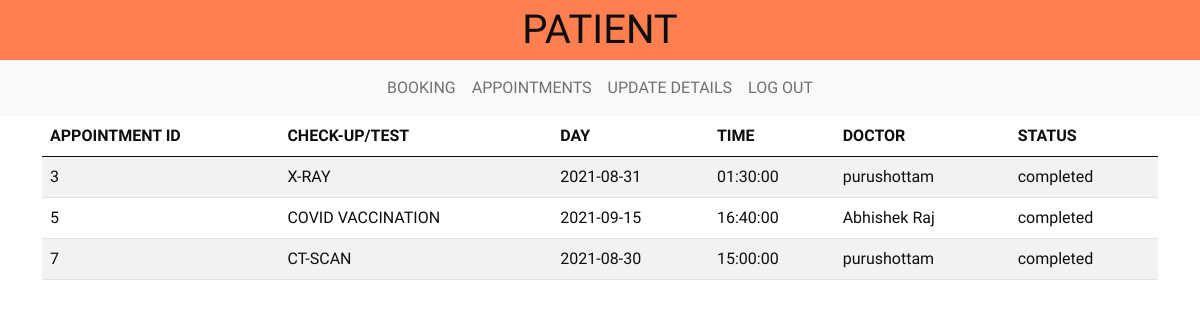
The app's page /DBMS/patientappointment.php (signed in) with its own data.
### tables this page shows
CREATE TABLE `appointment` (
  `sno` int(5) NOT NULL,
  `patient_id` int(5) NOT NULL,
  `date` date NOT NULL,
  `time` time NOT NULL,
  `status` varchar(255) DEFAULT 'pending',
  `test` varchar(255) NOT NULL,
  `doctor_id` int(5) NOT NULL
);

CREATE TABLE `doctor` (
  `doc_id` int(5) NOT NULL,
  `name` varchar(255) NOT NULL,
  `sex` varchar(255) NOT NULL,
  `age` int(5) NOT NULL,
  `mobile` varchar(10) NOT NULL,
  `email` varchar(255) NOT NULL,
  `password` varchar(255) NOT NULL
);

### DBMS/patientappointment.php (the view, shortened to what this page needs)
<!DOCTYPE html>
<html lang="en">
<head>
    <link rel="stylesheet" href="style1.css">
    <link href="https://cdn.jsdelivr.net/npm/bootstrap@5.0.2/dist/css/bootstrap.min.css" rel="stylesheet">
</head>
<body>
    <header>
        <p>
            <span>PATIENT</span>
        </p>
    </header>
    <?php
    include "patientnav.php";
    ?>
      <div class="container">
      <table class="table table-striped">
        <thead>
          <tr>
            <th scope="col">APPOINTMENT ID</th>
            <th scope="col">CHECK-UP/TEST</th>
            <th scope="col">DAY</th>
            <th scope="col">TIME</th>
            <th scope="col">DOCTOR</th>
            <th scope="col">STATUS</th>
          </tr>
        </thead>
        <tbody>
        <?php
            include "connection.php";
            $sql = "select a.sno,a.date,a.time,a.status,a.test,d.name as dname,a.patient_id from appointment a,doctor d where a.doctor_id=d.doc_id";
            $result = mysqli_query($conn, $sql);
            if ($result->num_rows > 0) {
              while($row = $result->fetch_assoc()) {
                if($row["patient_id"]==$_SESSION['id'])
                  echo "<tr><td>" . $row["sno"]. "</td><td>" . $row["test"]. "</td><td>" . $row["date"]. "</td><td>" . $row["time"]. "</td><td>" . $row["dname"]. "</td><td>" . $row["status"]. "</td></tr>";
              }
            } else {
                echo "0 results";
            }
            ?>
        </tbody>
      </table>
    </div>
</body>
</html>

### DBMS/style1.css (style rules this page uses)
* { margin: 0; padding: 0; font-family:Itim; color:rgb(14, 14, 14); box-sizing: border-box; }
html, body { margin:0; }
header { background-color: coral; font-size: 250%; margin:0; text-align:center; }
header p { margin:0; }
body { background-color: #badfd7; background-size: cover; background-repeat: no-repeat; }

### records on screen
appointment: sno "3", test "X-RAY", date "2021-08-31", time "01:30:00", doctor.name "purushottam", status "completed"
appointment: sno "5", test "COVID VACCINATION", date "2021-09-15", time "16:40:00", doctor.name "Abhishek Raj", status "completed"
appointment: sno "7", test "CT-SCAN", date "2021-08-30", time "15:00:00", doctor.name "purushottam", status "completed"
